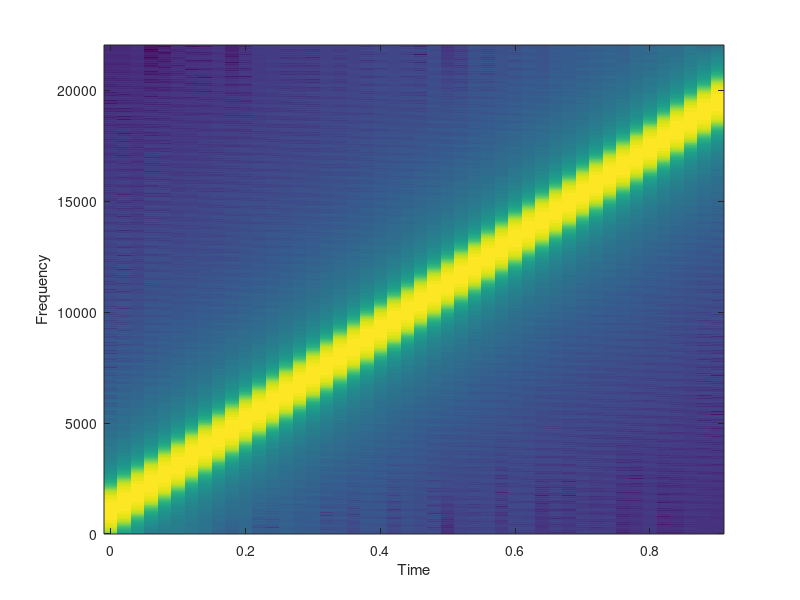

The MATLAB script that drew this image:
%sweep sine function
pkg load signal
f0 = 20; f1 = 20480;
t1 = 1;
Fs = 44100;  
dt = 1/Fs;                       
x = chirp([0:dt:t1], f0, t1, f1);     # freq. sweep from f0-f1 over t1 sec.
step=ceil(20*Fs/1000);                # one spectral slice every 20 ms
window=ceil(100*Fs/1000);             # 100 ms data window

specgram(x, 2^nextpow2(window), Fs, window, window-step);
%sound(x)
